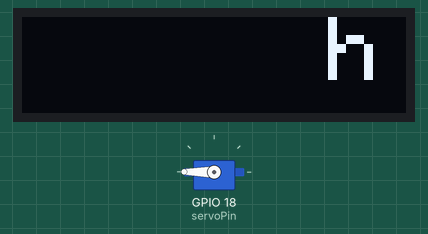
Recording of a sketch running on a simulated ESP32. Shown: servo, 128×32 one-colour display. The display library's start-up logo is not drawn.

Above: at 5.89 s.
At 14.37 s:
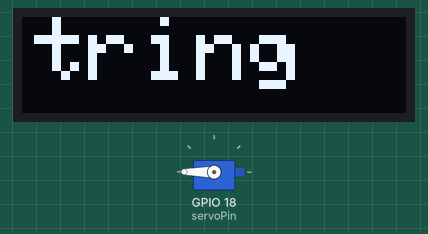
At 22.84 s:
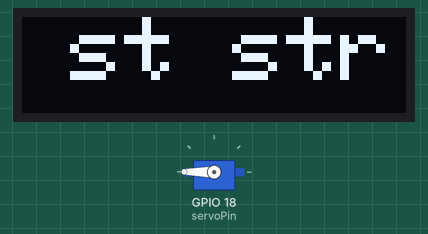
At 39.58 s:
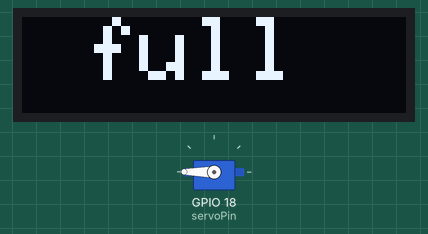
Timing chart, 0 to 40.0 s (numbered marks = the images above):
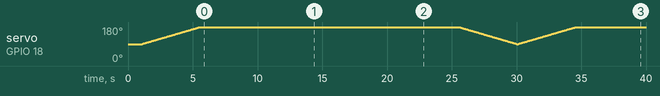

The sketch:

flag_functions_oled_servo.ino
```cpp
#include <SPI.h>
#include <Wire.h>
#include <ESP32Servo.h>
#include <Adafruit_GFX.h>
#include <Adafruit_SSD1306.h>

#define SCREEN_WIDTH 128 // OLED display width, in pixels
#define SCREEN_HEIGHT 32 // OLED display height, in pixels

// Declaration for an SSD1306 display connected to I2C (SDA, SCL pins)
// The pins for I2C are defined by the Wire-library.
// On an arduino UNO:       A4(SDA), A5(SCL)
// On an arduino MEGA 2560: 20(SDA), 21(SCL)
// On an arduino LEONARDO:   2(SDA),  3(SCL), ...
#define OLED_RESET     4 // Reset pin # (or -1 if sharing Arduino reset pin)
#define SCREEN_ADDRESS 0x3C ///< See datasheet for Address; 0x3D for 128x64, 0x3C for 128x32
Adafruit_SSD1306 display(SCREEN_WIDTH, SCREEN_HEIGHT, &Wire, OLED_RESET);

#define NUMFLAKES     10 // Number of snowflakes in the animation example

#define LOGO_HEIGHT   16
#define LOGO_WIDTH    16
#define SCROLL_DELAY  5
#define SERVO_DELAY   50
#define BANNER_REPS   2
// for a text size of 4, 5 chars fit on the screen and one char is approx 24 pixels wide
// text size 3: 6 chars on screen, 18 pixels
#define DISP_CHARS    6
#define CHAR_PIXELS   18

static const unsigned char PROGMEM logo_bmp[] =
{ 0b00000000, 0b11000000,
  0b00000001, 0b11000000,
  0b00000001, 0b11000000,
  0b00000011, 0b11100000,
  0b11110011, 0b11100000,
  0b11111110, 0b11111000,
  0b01111110, 0b11111111,
  0b00110011, 0b10011111,
  0b00011111, 0b11111100,
  0b00001101, 0b01110000,
  0b00011011, 0b10100000,
  0b00111111, 0b11100000,
  0b00111111, 0b11110000,
  0b01111100, 0b11110000,
  0b01110000, 0b01110000,
  0b00000000, 0b00110000 };

const int servoPin = 18; // Servo data pulse pin
int server_pos = 90;
Servo myservo;

void setup() {
  Serial.begin(9600);

  myservo.attach(servoPin);

  // SSD1306_SWITCHCAPVCC = generate display voltage from 3.3V internally
  if(!display.begin(SSD1306_SWITCHCAPVCC, SCREEN_ADDRESS)) {
    Serial.println(F("SSD1306 allocation failed"));
    for(;;); // Don't proceed, loop forever
  }

  // Show initial display buffer contents on the screen --
  // the library initializes this with an Adafruit splash screen.
  display.display();
  delay(1000); // Pause for 2 seconds
  display.clearDisplay();

}

void loop() { //128x32

/*
  servo_test();

  String test("this is a longer testing string");
  scroll_banner(test);
  display.clearDisplay();
  display.display();
  delay(500);
  */
  notify("here is a full test string");

}

void notify(String info)
{
  raise_flag();
  scroll_banner(info, BANNER_REPS);
  lower_flag();
}

void raise_flag()
{
  if (myservo.read() != 90)
  {
    reset_flag(90);
  }

  for (int i = myservo.read(); i < 181; i++)
  {
    myservo.write(i);
    delay(SERVO_DELAY);
  }
}

void lower_flag()
{
  if (myservo.read() != 180)
  {
    reset_flag(180);
  }

  for (int i = 180; i > 89; i--)
  {
    myservo.write(i);
    delay(SERVO_DELAY);
  }
}

void reset_flag(int reset) // get flag to a specified angle at a reasonable speed
{
  Serial.println("reset flag called");
  int pos = myservo.read();
  Serial.println(pos);
  if (pos != 90)
  {
    if (pos > 90)
    {
      for (int i = pos; i > reset - 1; i--)
      {
        myservo.write(i);
        delay(SERVO_DELAY);
      }
    }
    else
    {
      for (int i = pos; i < reset + 1; i++)
      {
        myservo.write(i);
        delay(SERVO_DELAY);
      }
    }
  }
}

void scroll_banner(String text, int reps)
{
  display.clearDisplay();
  display.setTextSize(3);
  display.setTextColor(SSD1306_WHITE); // Draw white text

  for (int i = 0; i < reps; i++)
  {
    int length = text.length();
    String displayed_chars(text);
    String first_set;

    for (int l = 0; l < DISP_CHARS; l++) // copy first set of chars to a string
    {
      first_set.concat(displayed_chars[l]);
    }

    for (int c = 128 - CHAR_PIXELS; c > 0; c--) //scroll the first "word" to the left
    {
      display.setCursor(c, 0);
      for (int i=0; i < ((128 - c) / CHAR_PIXELS); i++)
      {
        display.write(first_set.charAt(i));
      }
      display.display();
      delay(SCROLL_DELAY);
      display.clearDisplay();
    }
    /*
    Now repeat:
    -delete a char from the front of the string
    -set cursor to the right the width of that char
    -scroll that width to the left
    */
    while (displayed_chars.length() > 1)
    {
      displayed_chars.remove(0, 1);
      for (int c = CHAR_PIXELS; c > 0; c--)
      {
        display.setCursor(c, 0);
        for (int i=0; i < DISP_CHARS; i++)
        {
          display.write(displayed_chars.charAt(i));
        }
        display.display();
        delay(SCROLL_DELAY);
        display.clearDisplay();
      }
    }
  }
}
```
